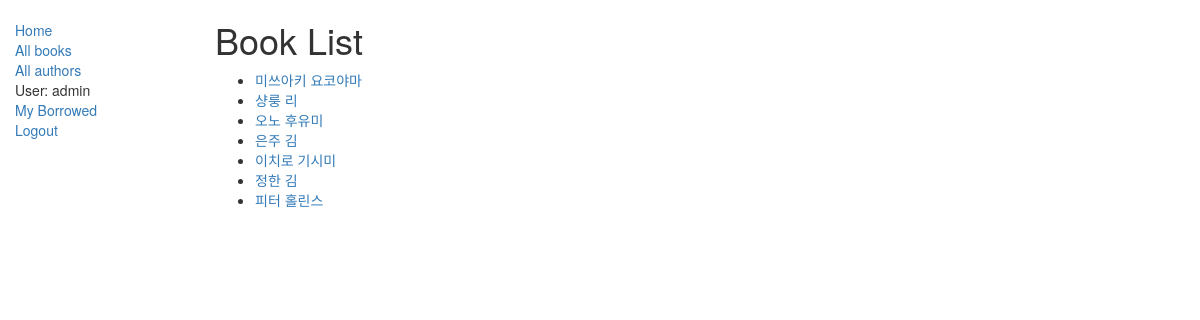
The app's page /catalog/authors/ (signed in) with its own data.
### catalog/models.py (models this page shows, shortened)
class Author(models.Model):
    first_name = models.CharField(max_length=100)
    last_name = models.CharField(max_length=100)
    date_of_birth = models.DateField( null=True, blank=True)
    date_of_death = models.DateField('Died', null=True, blank=True)
    class Meta:
        ordering = ["last_name", "first_name"]
    def get_absolute_url(self):
        return reverse('catalog:author_detail', args=[str(self.id)])

### catalog/views.py (the view)
class AuthorListView(generic.ListView):
    model = Author
    template_name = 'catalog/author_list.html'
    context_object_name = 'author_list'

### catalog/templates/catalog/author_list.html
{% extends "catalog/base_generic.html" %}
{% block content %}
    <h1>Book List</h1>
    {% if author_list %}
    <ul>
      {% for author in author_list %}
      <li>
        <a href="{{ author.get_absolute_url }}">{{ author.last_name }} {{author.first_name}}</a>
      </li>
      {% endfor %}
    </ul>
    {% else %}
      <p>작상자 없음.</p>
    {% endif %}
{% endblock %}

### catalog/templates/catalog/base_generic.html (shortened to what this page needs)
<!DOCTYPE html>
<html lang="en">
<head>
    <link rel="stylesheet" href="https://maxcdn.bootstrapcdn.com/bootstrap/3.3.7/css/bootstrap.min.css">
    {% load static %}
    <link rel="stylesheet" href="{% static 'css/styles.css' %}">
</head>
<body>
<div class="container-fluid">
    <div class="row">
        <div class="col-sm-2">
            {% block sidebar %}
            <ul class="sidebar-nav">
                <li><a href="{% url 'catalog:index' %}">Home</a></li>
                <li><a href="{% url 'catalog:books' %}">All books</a></li>
                <li><a href="{% url 'catalog:authors' %}">All authors</a></li>
                {% if user.is_authenticated %}
                <li>User: {{ user.get_username }}</li>
                <li><a href="{% url 'catalog:my_borrowed' %}">My Borrowed</a></li>
                <li><a href="{% url 'logout'%}?next={{request.path}}">Logout</a></li>
                {% else %}
                <li><a href="{% url 'login'%}?next={{request.path}}">Login</a></li>
                {% endif %}
            </ul>
            {% endblock %}
        </div>
        <div class="col-sm-10 ">
            {% block content %}
            {% endblock %}
        </div>
    </div>
</div>
</body>
</html>

### catalog/static/css/styles.css (style rules this page uses)
.sidebar-nav { margin-top: 20px; padding: 0; list-style: none; }

### records on screen
Author: last_name "미쓰아키", first_name "요코야마"
Author: last_name "샹룽", first_name "리"
Author: last_name "오노", first_name "후유미"
Author: last_name "은주", first_name "김"
Author: last_name "이치로", first_name "기시미"
Author: last_name "정한", first_name "김"
Author: last_name "피터", first_name "홀린스"

### other values on screen
{{ user.get_username }} "admin"
